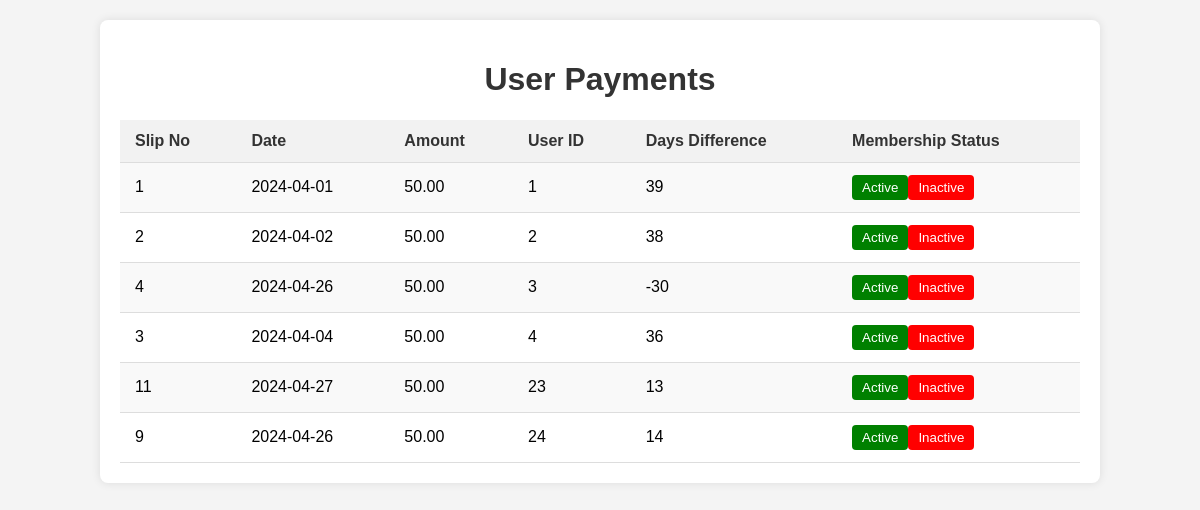
The page /user_payment.php on the database its author committed.
### tables this page shows
CREATE TABLE `payment` (
  `slip_no` int(11) NOT NULL,
  `Date` date DEFAULT NULL,
  `Amount` decimal(10,2) DEFAULT NULL,
  `user_id` int(11) DEFAULT NULL
);

### user_payment.php (the view, shortened to what this page needs)
<!DOCTYPE html>
<html lang="en">
<head>
</head>
<body>
<div class="container">
    <h1>User Payments</h1>
    <table>
        <tr>
            <th>Slip No</th>
            <th>Date</th>
            <th>Amount</th>
            <th>User ID</th>
            <th>Days Difference</th>
            <th>Membership Status</th>
        </tr>
        <?php
        include('dbconnect.php');
        $sql = "SELECT *,
        CASE
            WHEN (COUNT(*) > 1) THEN -30
            ELSE DATEDIFF(CURRENT_DATE(), Date)
        END AS days_difference
    FROM payment
    GROUP BY user_id;";
        $result = $conn->query($sql);
        if ($result->num_rows > 0) {
            while($row = $result->fetch_assoc()) {
                echo "<tr>";
                echo "<td>".$row["slip_no"]."</td>";
                echo "<td>".$row["Date"]."</td>";
                echo "<td>".$row["Amount"]."</td>";
                echo "<td>".$row["user_id"]."</td>";
                echo "<td>".$row["days_difference"]."</td>";
                echo "<td>";
                echo "<form method='post'>";
                echo "<button class='btn Active' type='submit' name='membership_status' value='Active'>Active</button>";
                echo "<button class='btn Inactive' type='submit' name='membership_status' value='Inactive'>Inactive</button>";
                echo "</form>";
                echo "</td>";
                echo "</tr>";
            }
        } else {
            echo "<tr><td colspan='6'>0 results</td></tr>";
        }
        ?>
    </table>
</div>
</body>
</html>

### user_payment.php (style rules this page uses)
body { font-family: Arial, sans-serif; background-color: #f4f4f4; margin: 0; padding: 0; }
.container { width: 80%; margin: 20px auto; background-color: #fff; padding: 20px; border-radius: 8px; box-shadow: 0 0 10px rgba(0, 0, 0, 0.1); }
h1 { text-align: center; color: #333; }
table { width: 100%; border-collapse: collapse; }
th, td { padding: 12px 15px; text-align: left; border-bottom: 1px solid #ddd; }
th { background-color: #f2f2f2; font-weight: bold; color: #333; }
tr:nth-child(even) { background-color: #f9f9f9; }
.btn { padding: 5px 10px; border: none; border-radius: 4px; cursor: pointer; }
.Active { background-color: green; color: white; }
.Inactive { background-color: red; color: white; }

### rows shown on the page
payment: slip_no "1", Date "2024-04-01", Amount "50.00", user "1", days_difference "39"
payment: slip_no "2", Date "2024-04-02", Amount "50.00", user "2", days_difference "38"
payment: slip_no "4", Date "2024-04-26", Amount "50.00", user "3", days_difference "-30"
payment: slip_no "3", Date "2024-04-04", Amount "50.00", user "4", days_difference "36"
payment: slip_no "11", Date "2024-04-27", Amount "50.00", user "23", days_difference "13"
payment: slip_no "9", Date "2024-04-26", Amount "50.00", user "24", days_difference "14"
